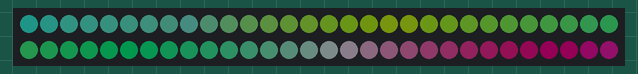
A program run on a simulated CircuitPython board. Shown: 60 RGB LEDs in strip order, left to right, continuing on the next row. Dim RGB values are drawn brighter than linear; random numbers come from a fixed seed.

Above: at 0.02 s.
At 4.49 s:
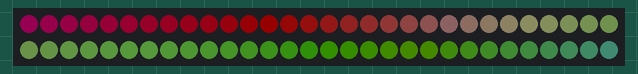
At 9.94 s:
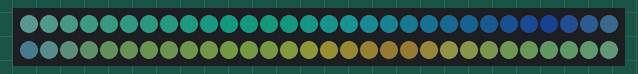
At 19.98 s:
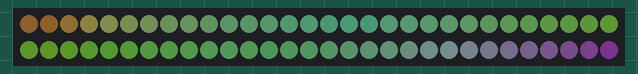
At 29.91 s:
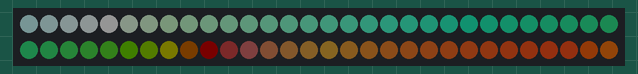
At 39.95 s:
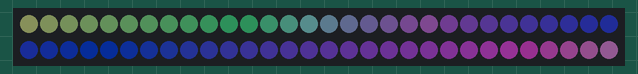

The program:

color-walk.py
```python
import time
import board
import neopixel
import random
from collections import deque

# Choose an open pin connected to the Data In of the NeoPixel strip, i.e. board.D18
# NeoPixels must be connected to D10, D12, D18 or D21 to work.
pixel_pin = board.D21
sleepyTime = 0.05
STEP = 10
bright = .1
num_pixels = 60
ORDER = neopixel.RGB
pixels = neopixel.NeoPixel(pixel_pin, num_pixels, brightness=bright, auto_write=False, pixel_order=ORDER)
DEQUE = deque([],num_pixels)

def rand():
  return int(255 * random.random())

def translate(start,end,stepSize):
  if start == end:
    return end
  elif start > end:
    if start-stepSize <= end:
      return end
    else:
      return start-stepSize
  else:
    if start+stepSize >= end:
      return end
    else:
      return start+stepSize

def render(c):
  DEQUE.append(c)
  if len(DEQUE) >= 60:
    i = 0
    for e in DEQUE:
      pixels[i] = e
      i = i+1
    pixels.show()
    time.sleep(sleepyTime)

def walk(c1, c2, stepSize):
  while (c1 != c2):
    c1= (translate(c1[0],c2[0],stepSize),translate(c1[1],c2[1],stepSize),translate(c1[2],c2[2],stepSize))
    #print(c1)
    render(c1)


start = (rand(), rand(), rand())
while True:
  end = (rand(), rand(), rand())
  walk(start,end,STEP)
  start = end
  #print('!!!!!!!finished walk!!!!!!!!!!')
```
